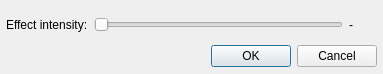
<?xml version="1.0" encoding="UTF-8"?>
<ui version="4.0">
 <class>StereoSettingsDialog</class>
 <widget class="QDialog" name="StereoSettingsDialog">
  <property name="geometry">
   <rect>
    <x>0</x>
    <y>0</y>
    <width>383</width>
    <height>74</height>
   </rect>
  </property>
  <property name="windowTitle">
   <string>Extra Stereo Plugin Settings</string>
  </property>
  <layout class="QGridLayout" name="gridLayout">
   <property name="leftMargin">
    <number>6</number>
   </property>
   <property name="rightMargin">
    <number>6</number>
   </property>
   <property name="bottomMargin">
    <number>6</number>
   </property>
   <item row="0" column="0" colspan="2">
    <layout class="QHBoxLayout" name="horizontalLayout">
     <item>
      <widget class="QLabel" name="label">
       <property name="text">
        <string>Effect intensity:</string>
       </property>
      </widget>
     </item>
     <item>
      <widget class="QSlider" name="intensitySlider">
       <property name="maximum">
        <number>100</number>
       </property>
       <property name="orientation">
        <enum>Qt::Horizontal</enum>
       </property>
      </widget>
     </item>
     <item>
      <widget class="QLabel" name="intensityLabel">
       <property name="minimumSize">
        <size>
         <width>28</width>
         <height>0</height>
        </size>
       </property>
       <property name="text">
        <string>-</string>
       </property>
      </widget>
     </item>
    </layout>
   </item>
   <item row="1" column="0">
    <spacer name="horizontalSpacer">
     <property name="orientation">
      <enum>Qt::Horizontal</enum>
     </property>
     <property name="sizeHint" stdset="0">
      <size>
       <width>229</width>
       <height>23</height>
      </size>
     </property>
    </spacer>
   </item>
   <item row="1" column="1">
    <widget class="QDialogButtonBox" name="buttonBox">
     <property name="sizePolicy">
      <sizepolicy hsizetype="Maximum" vsizetype="Fixed">
       <horstretch>0</horstretch>
       <verstretch>0</verstretch>
      </sizepolicy>
     </property>
     <property name="standardButtons">
      <set>QDialogButtonBox::Cancel|QDialogButtonBox::Ok</set>
     </property>
    </widget>
   </item>
  </layout>
 </widget>
 <resources/>
 <connections>
  <connection>
   <sender>buttonBox</sender>
   <signal>accepted()</signal>
   <receiver>StereoSettingsDialog</receiver>
   <slot>accept()</slot>
   <hints>
    <hint type="sourcelabel">
     <x>270</x>
     <y>76</y>
    </hint>
    <hint type="destinationlabel">
     <x>91</x>
     <y>88</y>
    </hint>
   </hints>
  </connection>
  <connection>
   <sender>buttonBox</sender>
   <signal>rejected()</signal>
   <receiver>StereoSettingsDialog</receiver>
   <slot>reject()</slot>
   <hints>
    <hint type="sourcelabel">
     <x>326</x>
     <y>78</y>
    </hint>
    <hint type="destinationlabel">
     <x>139</x>
     <y>60</y>
    </hint>
   </hints>
  </connection>
 </connections>
</ui>
